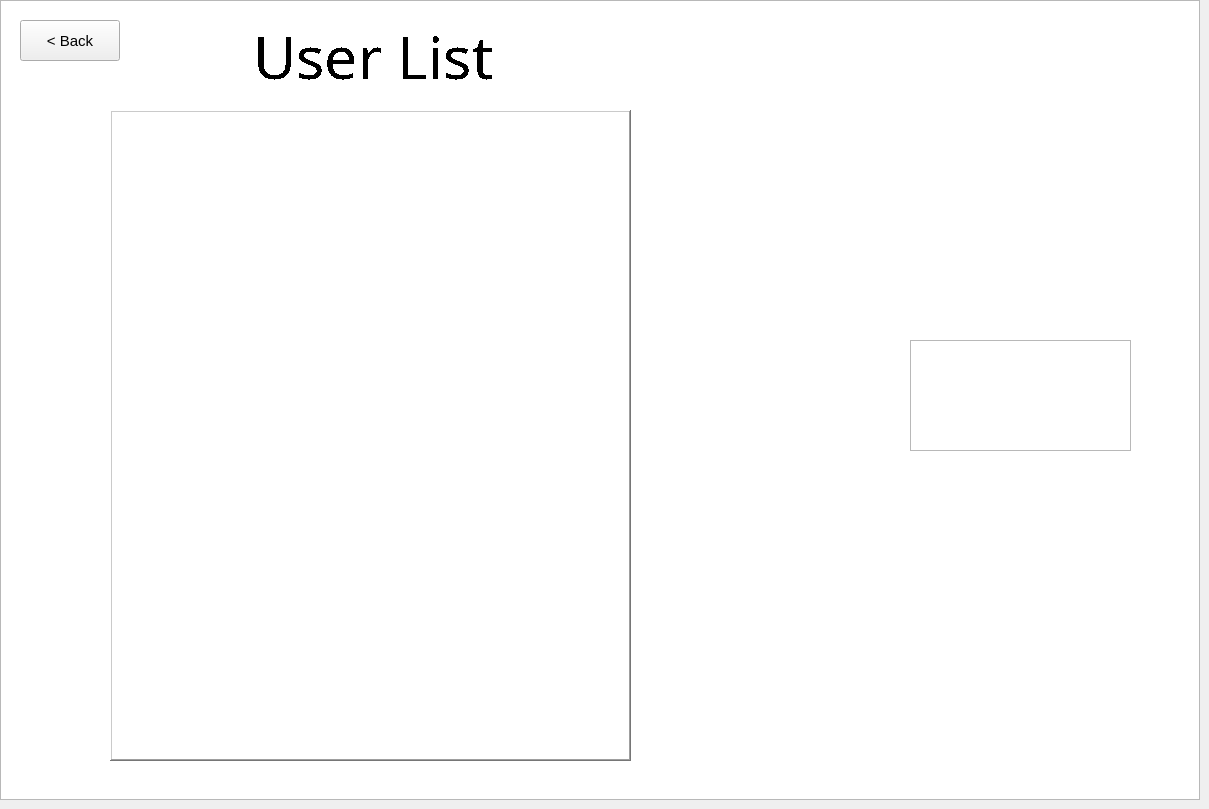
    <widget class="QWidget" name="Admin_list_Page8">
     <widget class="QGraphicsView" name="graphicsView_18">
      <property name="geometry">
       <rect>
        <x>0</x>
        <y>0</y>
        <width>1200</width>
        <height>800</height>
       </rect>
      </property>
      <property name="styleSheet">
       <string notr="true">border-image: url(:/new/prefix1/sdasd.jpg);</string>
      </property>
     </widget>
     <widget class="QGraphicsView" name="graphicsView_19">
      <property name="geometry">
       <rect>
        <x>910</x>
        <y>340</y>
        <width>221</width>
        <height>111</height>
       </rect>
      </property>
      <property name="font">
       <font>
        <weight>50</weight>
        <bold>false</bold>
       </font>
      </property>
      <property name="styleSheet">
       <string notr="true">border-image: url(:/new/prefix1/logo.png);</string>
      </property>
     </widget>
     <widget class="QGraphicsView" name="graphicsView_20">
      <property name="geometry">
       <rect>
        <x>110</x>
        <y>110</y>
        <width>521</width>
        <height>651</height>
       </rect>
      </property>
      <property name="styleSheet">
       <string notr="true"/>
      </property>
      <property name="frameShape">
       <enum>QFrame::WinPanel</enum>
      </property>
      <property name="frameShadow">
       <enum>QFrame::Raised</enum>
      </property>
     </widget>
     <widget class="QListWidget" name="UserListWidget">
      <property name="geometry">
       <rect>
        <x>180</x>
        <y>170</y>
        <width>381</width>
        <height>531</height>
       </rect>
      </property>
      <property name="font">
       <font>
        <pointsize>14</pointsize>
        <weight>75</weight>
        <bold>true</bold>
       </font>
      </property>
      <property name="cursor" stdset="0">
       <cursorShape>PointingHandCursor</cursorShape>
      </property>
      <property name="toolTip">
       <string>&lt;html&gt;&lt;head/&gt;&lt;body&gt;&lt;p&gt;Click for details&lt;br/&gt;&lt;/p&gt;&lt;/body&gt;&lt;/html&gt;</string>
      </property>
      <property name="styleSheet">
       <string notr="true"/>
      </property>
      <property name="frameShape">
       <enum>QFrame::NoFrame</enum>
      </property>
      <property name="frameShadow">
       <enum>QFrame::Plain</enum>
      </property>
      <property name="dragDropMode">
       <enum>QAbstractItemView::NoDragDrop</enum>
      </property>
      <property name="defaultDropAction">
       <enum>Qt::CopyAction</enum>
      </property>
      <property name="flow">
       <enum>QListView::TopToBottom</enum>
      </property>
      <property name="isWrapping" stdset="0">
       <bool>false</bool>
      </property>
      <property name="spacing">
       <number>7</number>
      </property>
      <property name="viewMode">
       <enum>QListView::ListMode</enum>
      </property>
      <property name="modelColumn">
       <number>0</number>
      </property>
      <property name="uniformItemSizes">
       <bool>false</bool>
      </property>
      <property name="wordWrap">
       <bool>false</bool>
      </property>
      <property name="selectionRectVisible">
       <bool>false</bool>
      </property>
     </widget>
     <widget class="QPushButton" name="userListBackButton">
      <property name="geometry">
       <rect>
        <x>20</x>
        <y>20</y>
        <width>100</width>
        <height>41</height>
       </rect>
      </property>
      <property name="font">
       <font>
        <pointsize>11</pointsize>
        <weight>50</weight>
        <bold>false</bold>
       </font>
      </property>
      <property name="text">
       <string>&lt; Back</string>
      </property>
     </widget>
     <widget class="QLabel" name="label_15">
      <property name="geometry">
       <rect>
        <x>183</x>
        <y>20</y>
        <width>381</width>
        <height>71</height>
       </rect>
      </property>
      <property name="font">
       <font>
        <family>Stencil</family>
        <pointsize>44</pointsize>
        <weight>50</weight>
        <bold>false</bold>
        <strikeout>false</strikeout>
        <stylestrategy>NoAntialias</stylestrategy>
        <kerning>true</kerning>
       </font>
      </property>
      <property name="styleSheet">
       <string notr="true">color: rgb(255, 255, 255);
color: rgb(0, 0, 0);</string>
      </property>
      <property name="text">
       <string>User List</string>
      </property>
      <property name="alignment">
       <set>Qt::AlignCenter</set>
      </property>
     </widget>
    </widget>
